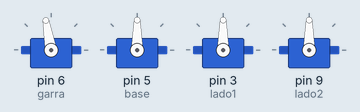
Recording of a sketch running on a simulated Arduino Uno, built with avr-gcc and run on an emulated ATmega328P. Parts: 4 × servo.

Above: at 0.05 s.
At 1.15 s:
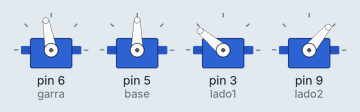
At 2.25 s:
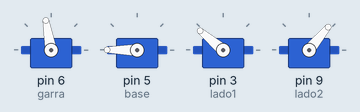
At 4.5 s:
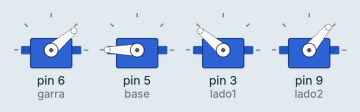
At 6.75 s:
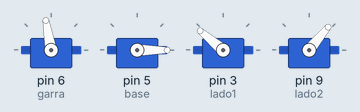
At 9.0 s:
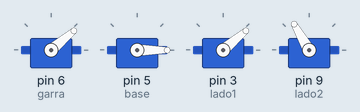
Timing chart, 0 to 11.7 s (numbered marks = the images above):
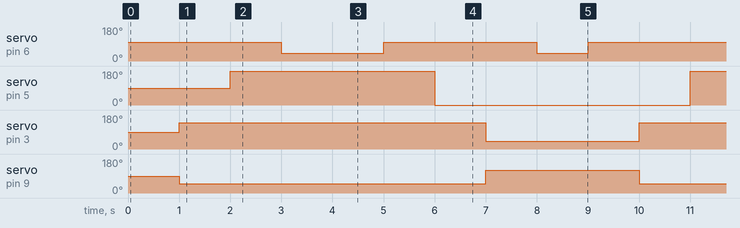

Measured:
- by itself, servo on pin 6 (garra): repeats every 9.0 s: 100° 3.0 s, 40° 1.0 s, 100° 3.0 s, 40° 2.0 s
- by itself, servo on pin 5 (base): alternates 180° for 4.0 s and 0° for 5.0 s
- by itself, servo on pin 3 (lado1): alternates 140° for 6.0 s and 40° for 3.0 s
- by itself, servo on pin 9 (lado2): alternates 120° for 3.0 s and 50° for 6.0 s

The sketch:

ProjetoLoop.ino
```cpp
#include <Servo.h>
Servo garra;
Servo base;
Servo lado1;
Servo lado2;

void setup()
{
  // Atenção para os pinos corretos de cada servo motor.
  garra.attach(6);
  base.attach(5);
  lado1.attach(3);
  lado2.attach(9);
}
void loop()
{
  garra.write(100); // fecha garra
  delay(1000);
  lado1.write(140); // recolhe
  lado2.write(50); // recolhe
  delay(1000);
  base.write(180); // base para direita
  delay(1000);
  garra.write(40); // abre garra
  delay(2000); // espera 2 segundos
  garra.write(100); // fecha garra
  delay(1000);
  base.write(0); // base para esquerda
  delay(1000);
  lado1.write(40); // avança
  lado2.write(120);  // avança
  delay(1000);
  garra.write(40); // abre garra
  delay(1000);
}
```
